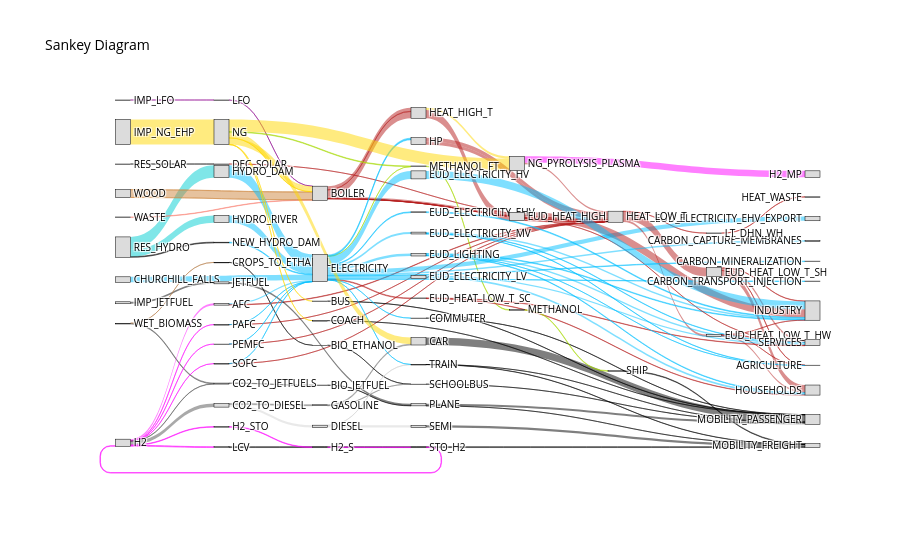

Notebook source saved alongside this figure:
### Code cell
results_wo_peaks_2050_carboneutre_planHQ = run_model(energyscope_original_snapshot_2050_carboneutre_planHQ,apply_postprocessing=True)
plot_sankey(results_wo_peaks_2050_carboneutre)
